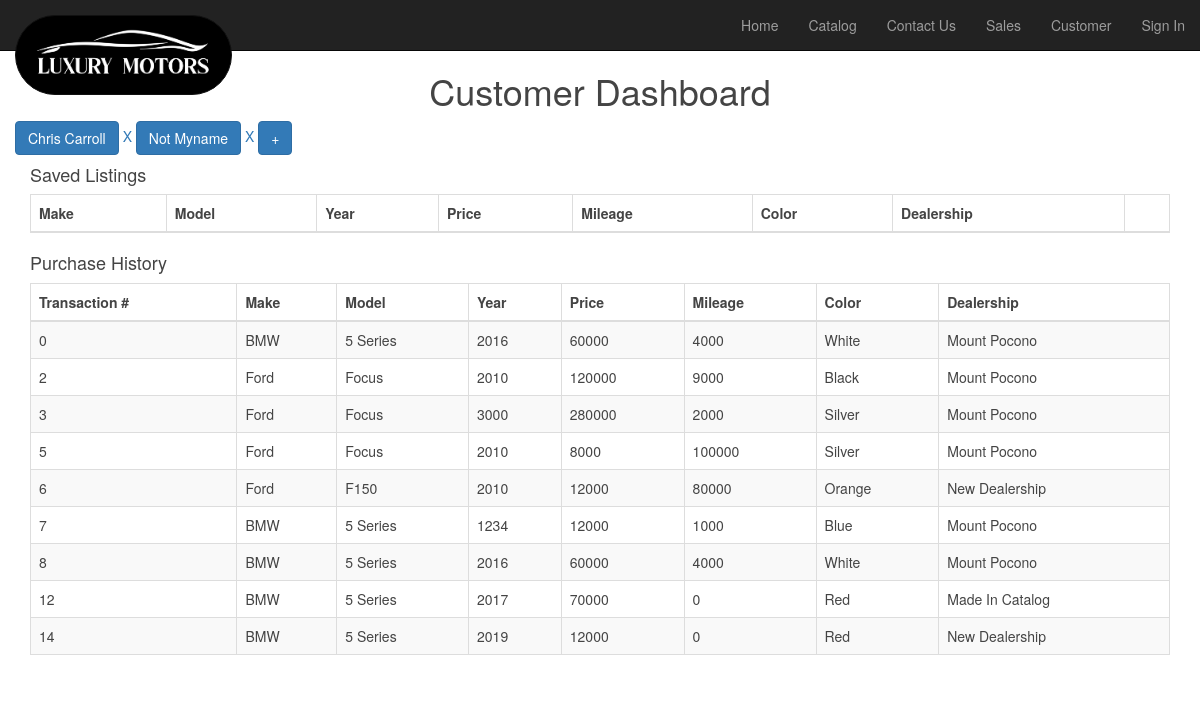
Page /customer on the committed database.
### car_app/models.py (models this page shows)
class Customer(models.Model):
    customer_id = models.AutoField(primary_key=True)
    f_name = models.CharField(max_length=DEFAULT_MAX)
    l_name = models.CharField(max_length=DEFAULT_MAX)
    address_id = models.ForeignKey(Address, blank=True, null=True, on_delete=models.CASCADE)
    email = models.CharField(max_length=DEFAULT_MAX)
    password = models.CharField(max_length=DEFAULT_MAX)

class Transaction(models.Model):
    transaction_id = models.AutoField(primary_key=True)
    customer_id = models.ForeignKey(Customer, on_delete=models.DO_NOTHING)
    employee_id = models.ForeignKey(Salesman, on_delete=models.DO_NOTHING)
    car_id = models.ForeignKey(Car, on_delete=models.DO_NOTHING)

class Car(models.Model):
    car_id = models.AutoField(primary_key=True)
    vin = models.CharField(max_length=DEFAULT_MAX)
    mm_id = models.ForeignKey(MakeModel, on_delete=models.DO_NOTHING)
    year = models.IntegerField()
    ticket_price = models.IntegerField()
    mileage = models.IntegerField()
    site_id = models.ForeignKey(Site, on_delete=models.DO_NOTHING)
    description = models.CharField(max_length=200)
    img_dir = models.CharField(max_length=DEFAULT_MAX)
    color_id = models.ForeignKey(Color, on_delete=models.DO_NOTHING)

class MakeModel(models.Model):
    mmid = models.AutoField(primary_key=True)
    make = models.CharField(max_length=DEFAULT_MAX)
    model = models.CharField(max_length=DEFAULT_MAX)

class Color(models.Model):
    color_id = models.AutoField(primary_key=True)
    color = models.CharField(max_length=DEFAULT_MAX)

class Site(models.Model):
    site_id = models.AutoField(primary_key=True)
    site_name = models.CharField(max_length=DEFAULT_MAX)
    address_id = models.ForeignKey(Address, on_delete=models.CASCADE)

### car_app/views.py (the view, shortened to what this page needs)
# urls.py: path('customer', views.customerView, name="customer"),
def customerView(request):
    context = {
        "customers": Customer.objects.all(),
        "potentials": PotentialSales.objects.all(),
        "transactions": Transaction.objects.all(),
        "cars": Inventory.objects.all(),
        "dealerships": Site.objects.all(),
        "makemodels": MakeModel.objects.all(),
        "colors": Color.objects.all()
    }
    return render(request, 'customer_dashboard.html', context)

### car_app/templates/customer_dashboard.html (shortened to what this page needs)
{% extends 'base.html' %}
{% load bootstrap3 %}
{% load static %}
{% block content %}
<div class="container">
    <h1 class="text-center">Customer Dashboard</h1>
    <div class="row overflow-auto">
        {% for c in customers %}
        <button type="button" class="btn btn-primary" data-toggle="modal" data-target="#info_{{c.customer_id}}">
            {{ c.f_name }} {{ c.l_name }}
        </button>
        <a type="submit" data-toggle="modal" data-target="#confirmmodal_{{c.customer_id}}">
            X
        </a>
        {% endfor %}
        <button type="button" class="btn btn-primary" data-toggle="modal" data-target="#newcustomer">
            +
        </button>
    </div>
    <h4>Saved Listings</h4>
    <table id="saved" class="table table-striped table-bordered table-sm" cellspacing="0"
           width="100%">
        <thead>
        <tr>
            <th class="th-sm">Make</th>
            <th class="th-sm">Model</th>
            <th class="th-sm">Year</th>
            <th class="th-sm">Price</th>
            <th class="th-sm">Mileage</th>
            <th class="th-sm">Color</th>
            <th class="th-sm">Dealership</th>
            <th class="th-sm"></th>
        </tr>
        </thead>
    </table>
    <h4>Purchase History</h4>
    <table id="history" class="table table-striped table-bordered table-sm" cellspacing="0"
           width="100%">
        <thead>
        <tr>
            <th class="th-lg">Transaction #</th>
            <th class="th-sm">Make</th>
            <th class="th-sm">Model</th>
            <th class="th-sm">Year</th>
            <th class="th-sm">Price</th>
            <th class="th-sm">Mileage</th>
            <th class="th-sm">Color</th>
            <th class="th-sm">Dealership</th>
        </tr>
        </thead>
        <tbody>
        {% for t in transactions %}
        <tr>
            <td>{{ t.transaction_id }}</td>
            <td>{{ t.car_id.mm_id.make }}</td>
            <td>{{ t.car_id.mm_id.model }}</td>
            <td>{{ t.car_id.year }}</td>
            <td>{{ t.car_id.ticket_price }}</td>
            <td>{{ t.car_id.mileage}}</td>
            <td>{{ t.car_id.color_id.color }}</td>
            <td>{{ t.car_id.site_id.site_name}}</td>
        </tr>
        {% endfor %}
        </tbody>
    </table>
</div>
{% endblock %}

### static/css/style.css (style rules this page uses)
body { background-color: #FFFFFF; color: #444444; }

### rows in the picture
Customer: f_name "Chris", l_name "Carroll"
Customer: f_name "Not", l_name "Myname"
Transaction: transaction_id "0", car_id.mm_id.make "BMW", car_id.mm_id.model "5 Series", car_id.year "2016", car_id.ticket_price "60000", car_id.mileage "4000", car_id.color_id.color "White", car_id.site_id.site_name "Mount Pocono"
Transaction: transaction_id "2", car_id.mm_id.make "Ford", car_id.mm_id.model "Focus", car_id.year "2010", car_id.ticket_price "120000", car_id.mileage "9000", car_id.color_id.color "Black", car_id.site_id.site_name "Mount Pocono"
Transaction: transaction_id "3", car_id.mm_id.make "Ford", car_id.mm_id.model "Focus", car_id.year "3000", car_id.ticket_price "280000", car_id.mileage "2000", car_id.color_id.color "Silver", car_id.site_id.site_name "Mount Pocono"
Transaction: transaction_id "5", car_id.mm_id.make "Ford", car_id.mm_id.model "Focus", car_id.year "2010", car_id.ticket_price "8000", car_id.mileage "100000", car_id.color_id.color "Silver", car_id.site_id.site_name "Mount Pocono"
Transaction: transaction_id "6", car_id.mm_id.make "Ford", car_id.mm_id.model "F150", car_id.year "2010", car_id.ticket_price "12000", car_id.mileage "80000", car_id.color_id.color "Orange", car_id.site_id.site_name "New Dealership"
Transaction: transaction_id "7", car_id.mm_id.make "BMW", car_id.mm_id.model "5 Series", car_id.year "1234", car_id.ticket_price "12000", car_id.mileage "1000", car_id.color_id.color "Blue", car_id.site_id.site_name "Mount Pocono"
Transaction: transaction_id "8", car_id.mm_id.make "BMW", car_id.mm_id.model "5 Series", car_id.year "2016", car_id.ticket_price "60000", car_id.mileage "4000", car_id.color_id.color "White", car_id.site_id.site_name "Mount Pocono"
Transaction: transaction_id "12", car_id.mm_id.make "BMW", car_id.mm_id.model "5 Series", car_id.year "2017", car_id.ticket_price "70000", car_id.mileage "0", car_id.color_id.color "Red", car_id.site_id.site_name "Made In Catalog"
Transaction: transaction_id "14", car_id.mm_id.make "BMW", car_id.mm_id.model "5 Series", car_id.year "2019", car_id.ticket_price "12000", car_id.mileage "0", car_id.color_id.color "Red", car_id.site_id.site_name "New Dealership"
